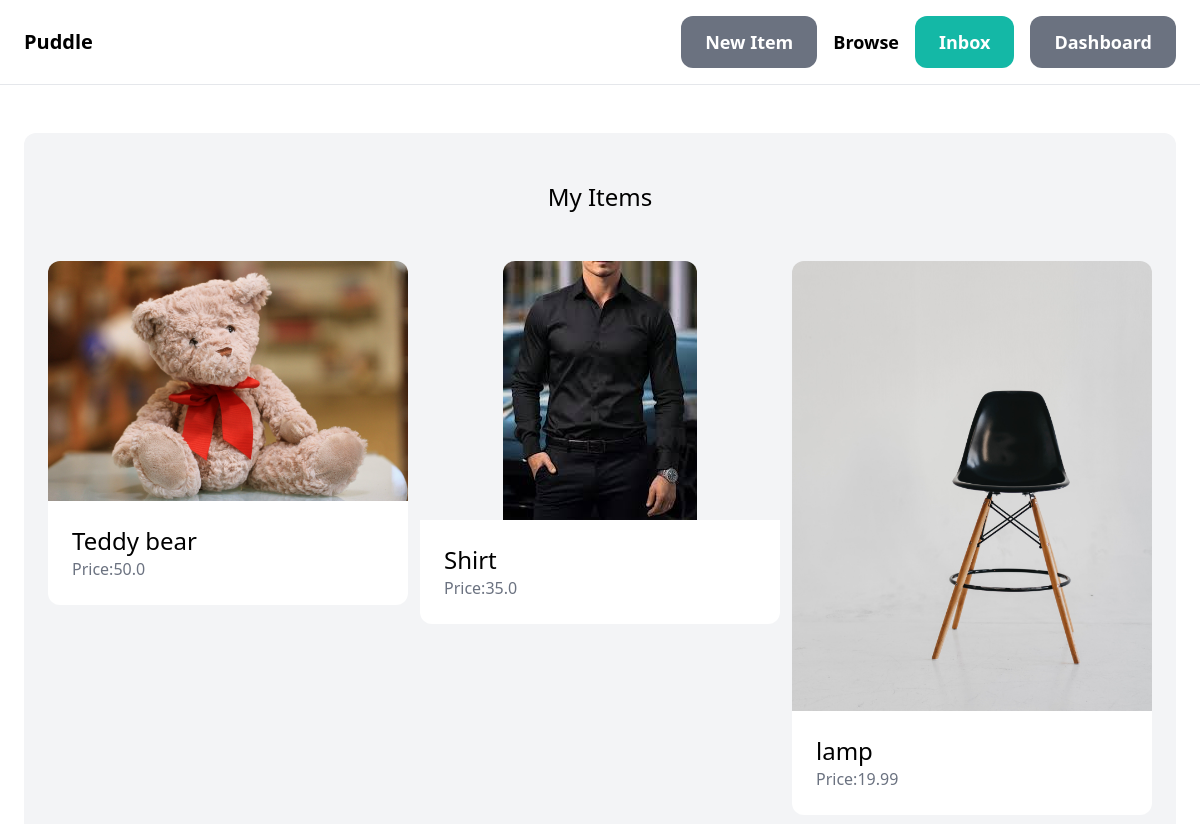
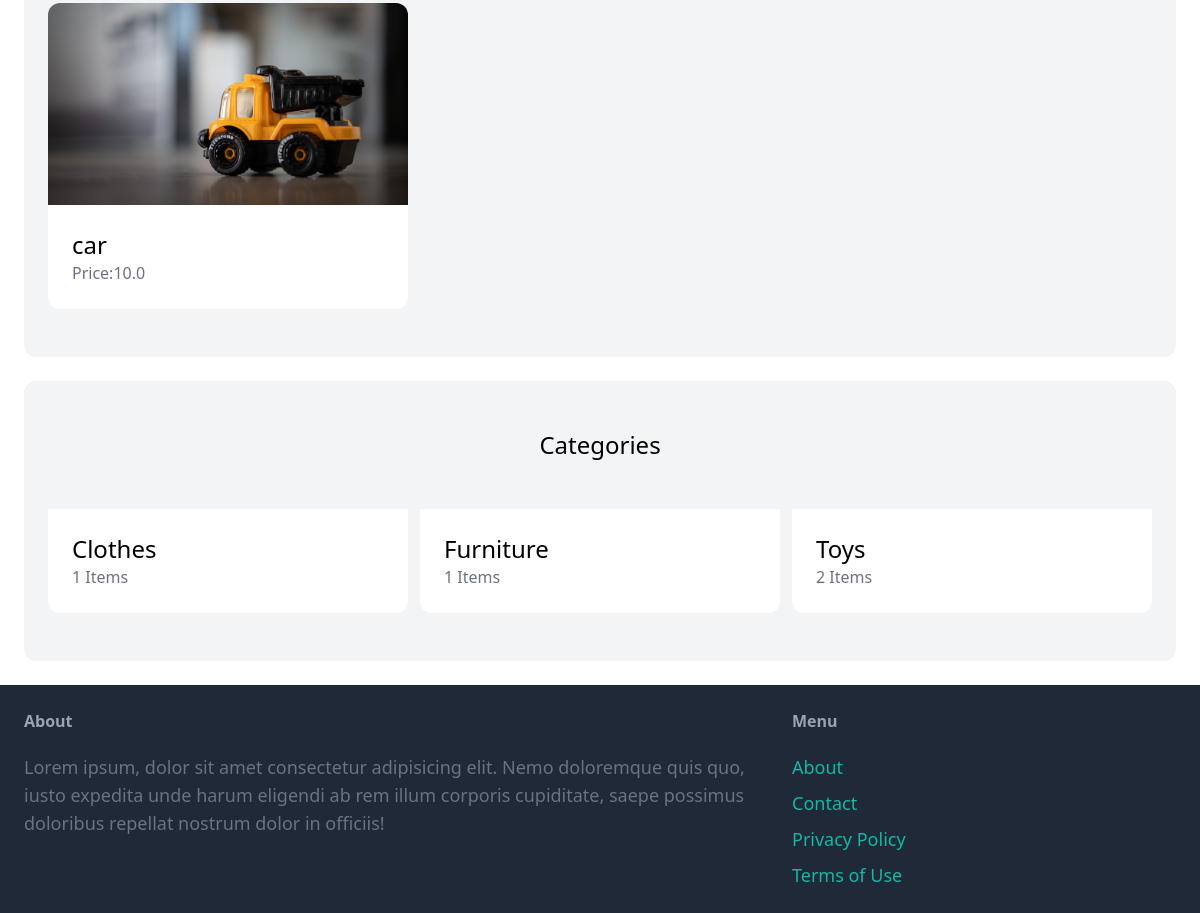
/dashboard/ (signed in), run on an earlier commit of the app's database (2 pictures, top to bottom).
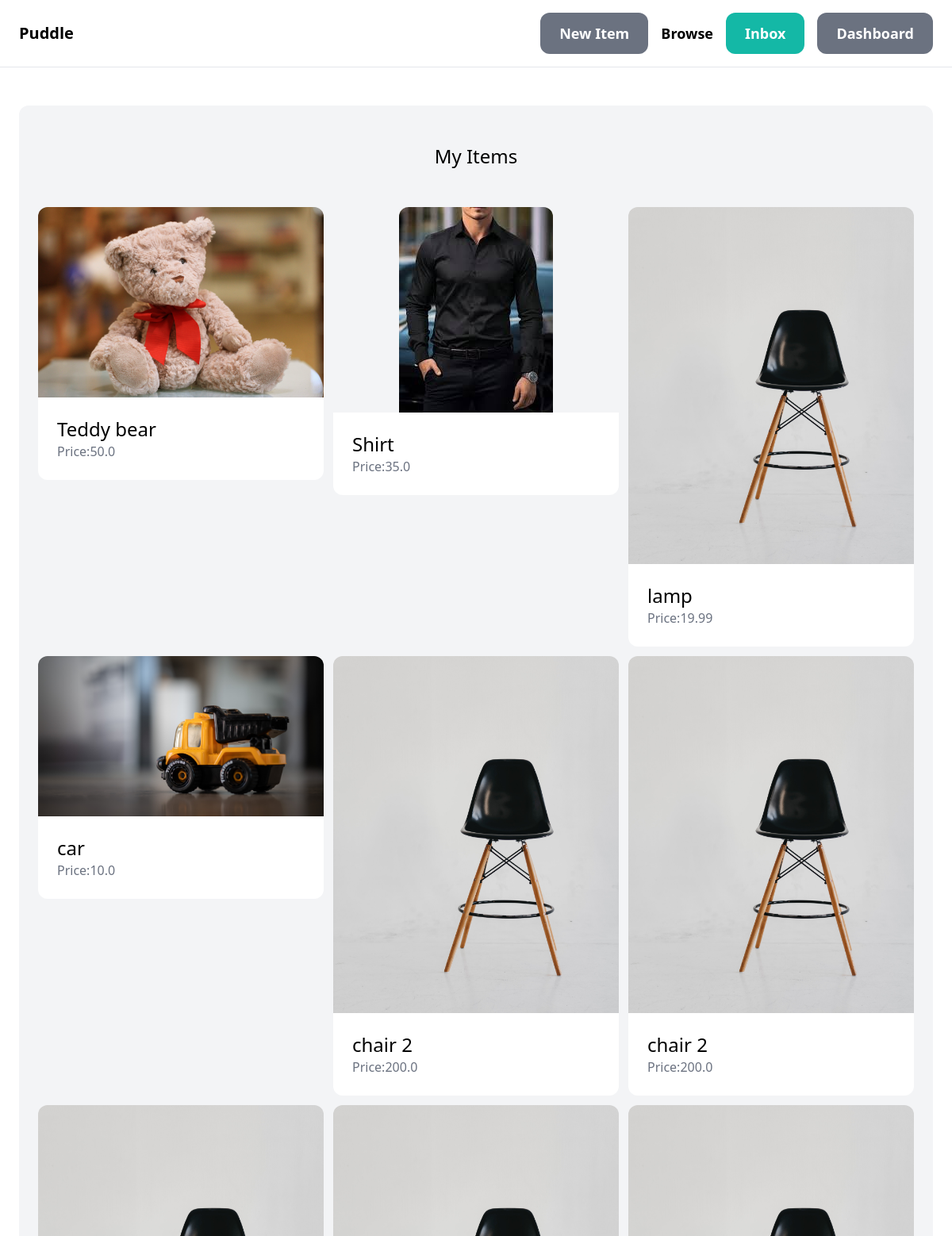
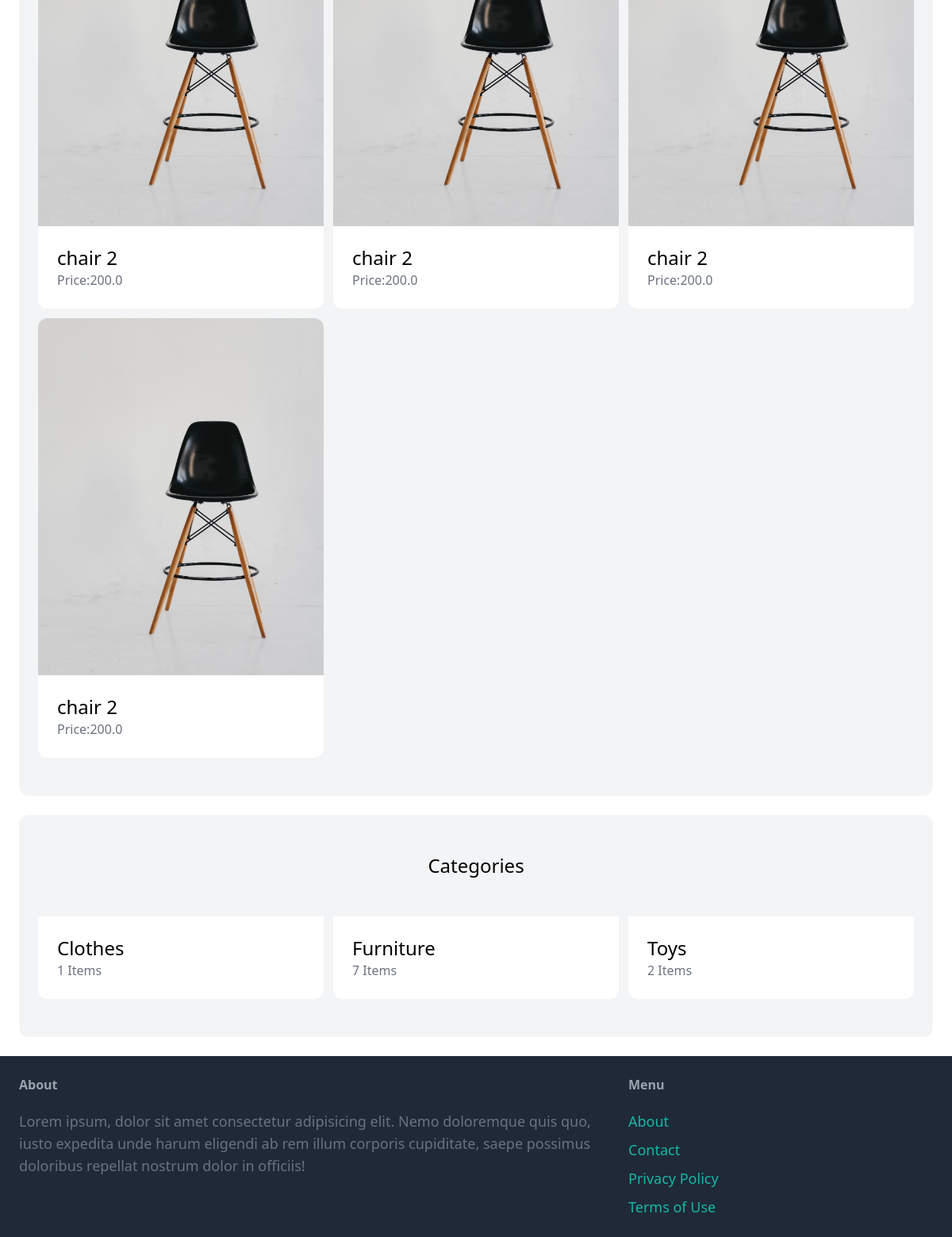
And on a later commit of the database (2 pictures, top to bottom).
### item/models.py (models this page shows, shortened)
class Item(models.Model):
    category = models.ForeignKey(Category, related_name='items', on_delete=models.CASCADE)
    name = models.CharField(max_length = 255)
    desc = models.TextField(blank=True, null=True)
    price = models.FloatField()
    image = models.ImageField(upload_to='item_images', blank=True , null=True)
    is_sold = models.BooleanField(default=False)
    created_by = models.ForeignKey(User, related_name='items', on_delete=models.CASCADE)
    created_at = models.DateField(auto_now_add=True)

class Category(models.Model):
    name = models.CharField(max_length=255)
    class Meta:
        ordering = ('name',)
        verbose_name_plural = 'Categories'

### dashboard/views.py (the view)
# urls.py: path('', index,name="index"),
@login_required
def index(request):
    item = Item.objects.filter(created_by=request.user)
    category = Category.objects.all()
    return render(request, 'dashboard/index.html',{
        'items':item,
        'categories':category
    })

### dashboard/templates/dashboard/index.html (shortened to what this page needs)
{% extends "base.html" %}
{% block content %}
    <div class="mt-6 px-6 py-12 bg-gray-100 rounded-xl">
        <h2 class="mb-12 text-2xl text-center">My Items</h2>
        <div class="grid grid-cols-3 gap-3">
            {% for item in items %}
                <div>
                    <a href="{% url 'item:detail' item.id %}">
                        <div>
                            <img src="{{item.image.url}}" class="mx-auto adjust rounded-t-xl">
                        </div>
                        <div class="p-6 bg-white rounded-b-xl">
                            <h2 class="text-2xl">{{item.name}}</h2>
                            <p class="text-gray-500">Price:{{item.price}}</p>
                        </div>
                    </a>
                </div>
            {% endfor %}
        </div>
    </div>
    <div class="mt-6 px-6 py-12 bg-gray-100 rounded-xl">
        <h2 class="mb-12 text-2xl text-center">Categories</h2>
        <div class="grid grid-cols-3 gap-3">
            {% for category in categories %}
                <div>
                    <a href="#">
                        <div class="p-6 bg-white rounded-b-xl">
                            <h2 class="text-2xl">{{category.name}}</h2>
                            <p class="text-gray-500">{{category.items.count}} Items</p>
                        </div>
                    </a>
                </div>
            {% endfor %}
        </div>
    </div>
{% endblock %}

### core/templates/base.html (shortened to what this page needs)
{% load static tailwind_tags %}
<!DOCTYPE html>
<html lang="en">
<head>
    {% tailwind_css %}
</head>
<body class="flex flex-col min-h-screen">
    <nav class="py-4 px-6 flex flex-wrap justify-between items-center border-b border-gray-200">
        <a href="/" class="text-xl font-semibold">Puddle</a>
        <div class="space-x-4 mt-4 md:mt-0 flex flex-wrap items-center">
            <a href="{% url 'item:new' %}" class="px-6 py-3 text-lg font-semibold bg-gray-500 text-white rounded-xl hover:bg-gray-700">New Item</a>
            <a href="{% url 'item:items' %}" class="text-lg font-semibold hover:text-gray-500">Browse</a>
            {% if request.user.is_authenticated %}
                <a href="{% url 'conversation:inbox' %}" class="px-6 py-3 text-lg font-semibold bg-teal-500 text-white rounded-xl hover:bg-teal-700">Inbox</a>
                <a href="{% url 'dashboard:index' %}" class="px-6 py-3 text-lg font-semibold bg-gray-500 text-white rounded-xl hover:bg-gray-700">Dashboard</a>
            {% else %}
                <a href="{% url 'core:signup' %}" class="px-6 py-3 text-lg font-semibold bg-teal-500 text-white rounded-xl hover:bg-teal-700">Sign up</a>
                <a href="{% url 'core:login' %}" class="px-6 py-3 text-lg font-semibold bg-gray-500 text-white rounded-xl hover:bg-gray-700">Log in</a>
            {% endif %}
        </div>
    </nav>
    <div class="flex-grow px-6 py-6">
        {% block content %}{% endblock %}
    </div>
    <footer class="py-6 px-6 flex flex-col md:flex-row justify-between bg-gray-800">
        <div class="w-full md:w-2/3 pr-0 md:pr-10 mb-6 md:mb-0">
            <h3 class="mb-5 font-semibold text-gray-400">About</h3>
            <p class="text-lg text-gray-500">
                Lorem ipsum, dolor sit amet consectetur adipisicing elit. Nemo doloremque quis quo, iusto expedita unde harum eligendi ab rem illum corporis cupiditate, saepe possimus doloribus repellat nostrum dolor in officiis!
            </p>
        </div>
        <div class="w-full md:w-1/3">
            <h3 class="mb-5 font-semibold text-gray-400">Menu</h3>
            <ul class="space-y-2">
                <li><a href="#" class="text-lg text-teal-500 hover:text-teal-700">About</a></li>
                <li><a href="#" class="text-lg text-teal-500 hover:text-teal-700">Contact</a></li>
                <li><a href="#" class="text-lg text-teal-500 hover:text-teal-700">Privacy Policy</a></li>
                <li><a href="#" class="text-lg text-teal-500 hover:text-teal-700">Terms of Use</a></li>
            </ul>
        </div>
    </footer>
</body>
</html>

What changed in the data, as far as the page shows it:
added Item: image (picture), name "chair 2", price "200.0"
added Item: image (picture), name "chair 2", price "200.0"
added Item: image (picture), name "chair 2", price "200.0"
added Item: image (picture), name "chair 2", price "200.0"
added Item: image (picture), name "chair 2", price "200.0"
added Item: image (picture), name "chair 2", price "200.0"
computed for Category "Furniture": items.count "1" → "7"
